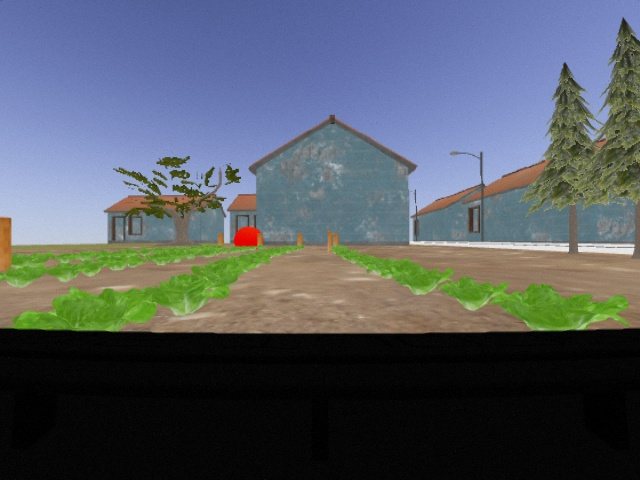
#> input picture scripts/front_cam_img.jpg, 640 x 480 px
$ python image_processing.py
#> lines starting #> are read from the running program, lines starting #| are printed output that depends on the picture; after the words box and inside, x2 and y2 are one past the last pixel; in counts of white or black regions, pixels touching at a corner belong together
#! /usr/bin/env python3

import cv2 as cv
import matplotlib.pyplot as plt

def main():

    # read the image from directory
    img = cv.imread('front_cam_img.jpg')
#> img is the input picture: shape (480, 640, 3); mean B, G, R 99.6, 91, 84
    # error handling for reading file
    assert img is not None, "file could not be read"


    # convert from BGR to HSV
    hsv_img = cv.cvtColor(img, cv.COLOR_BGR2HSV)
#> hsv_img: shape (480, 640, 3); mean H, S, V 56.1, 66, 114.3

    # display
    cv.imshow("BGR", img)
    cv.imshow("HSV", hsv_img)

    # thresholding
    COLOR_MIN = (39, 106, 124)
    COLOR_MAX = (77, 237, 189)
    thresh_img = cv.inRange(hsv_img, COLOR_MIN, COLOR_MAX)
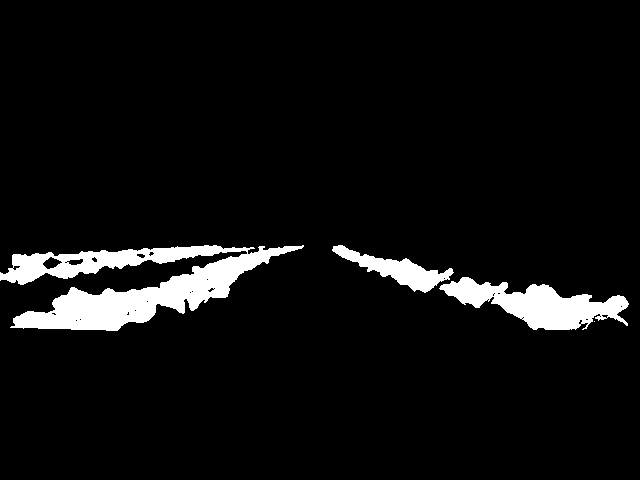
#> thresh_img: shape (480, 640); 5.9% white; 4 white regions (1 under 20 px), largest, box (x1, y1, x2, y2) and area: (0, 245, 304, 331) 11344, (439, 277, 629, 330) 4804, (332, 245, 454, 293) 1933

    cv.imshow("Thresholded HSV", thresh_img)

    # hold script till terminate key is pressed
    key = cv.waitKey(0)
#> (key Esc is pressed here)
    if key == ord("s"):
        cv.destroyAllWindows()


if __name__=='__main__':
    main()
